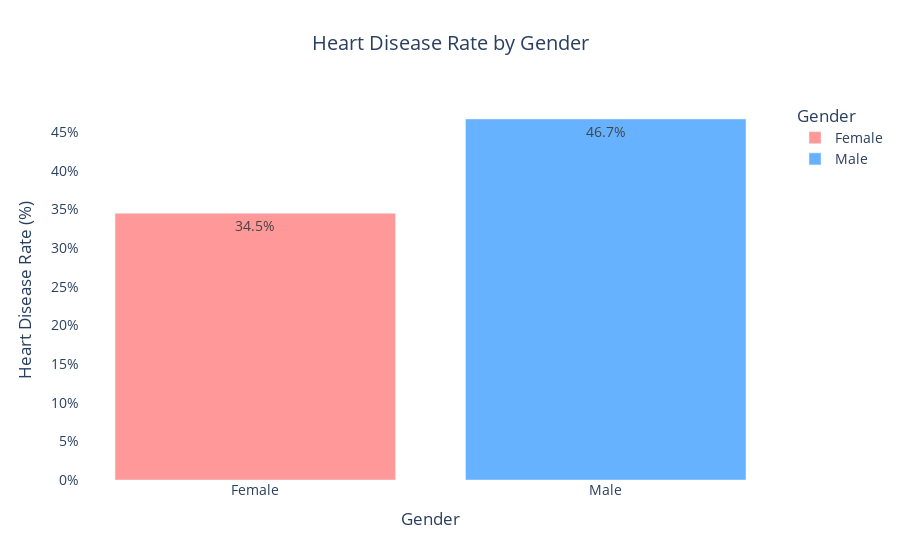

The notebook cell this image was saved under:
### Markdown cell above
## Data Visualization
- Generate insightful visualizations:
  - Correlation heatmaps, pair plots.
  - Trends and comparisons using bar charts, line charts, and dashboards.

### Code cell
import plotly.graph_objects as go


full_data['Sex'] = full_data['Sex'].map({0: 'Female', 1: 'Male'})

heart_disease_rate = full_data.groupby(["Sex"])["HeartDisease"].mean().reset_index()

fig = px.bar(heart_disease_rate,
             x="Sex",
             y="HeartDisease",
             color="Sex",
             title="Heart Disease Rate by Gender",
             labels={"HeartDisease": "Heart Disease Rate", "Sex": "Gender"},
             color_discrete_map={"Female": "#FF9999", "Male": "#66B2FF"},
             text=heart_disease_rate["HeartDisease"].apply(lambda x: f"{x*100:.1f}%"),
             )


fig.update_traces(textposition='auto')
fig.update_layout(
    yaxis_title="Heart Disease Rate (%)",
    xaxis_title="Gender",
    title_x=0.5,
    yaxis_tickformat=".0%",
    showlegend=True,
    bargap=0.2,
    plot_bgcolor="white",
    font=dict(size=14),
)

fig.update_traces(hovertemplate="Gender: %{x}<br>Heart Disease Rate: %{y:.1%}")

fig.show()

### Figure 1 — Plotly figure (JSON) as saved in the notebook; plotly's stock layout.template omitted (floating-point values rounded to 4 significant figures)
{"data": [{"hovertemplate": "Gender: %{x}<br>Heart Disease Rate: %{y:.1%}", "legendgroup": "Female", "marker": {"color": "#FF9999", "pattern": {"shape": ""}}, "name": "Female", "orientation": "v", "showlegend": true, "text": ["34.5%"], "textposition": "auto", "type": "bar", "x": ["Female"], "xaxis": "x", "y": [0.3451], "yaxis": "y"}, {"hovertemplate": "Gender: %{x}<br>Heart Disease Rate: %{y:.1%}", "legendgroup": "Male", "marker": {"color": "#66B2FF", "pattern": {"shape": ""}}, "name": "Male", "orientation": "v", "showlegend": true, "text": ["46.7%"], "textposition": "auto", "type": "bar", "x": ["Male"], "xaxis": "x", "y": [0.4672], "yaxis": "y"}], "layout": {"bargap": 0.2, "barmode": "relative", "font": {"size": 14}, "legend": {"title": {"text": "Gender"}, "tracegroupgap": 0}, "plot_bgcolor": "white", "showlegend": true, "title": {"text": "Heart Disease Rate by Gender", "x": 0.5}, "xaxis": {"anchor": "y", "categoryarray": ["Female", "Male"], "categoryorder": "array", "domain": [0, 1], "title": {"text": "Gender"}}, "yaxis": {"anchor": "x", "domain": [0, 1], "tickformat": ".0%", "title": {"text": "Heart Disease Rate (%)"}}}}
